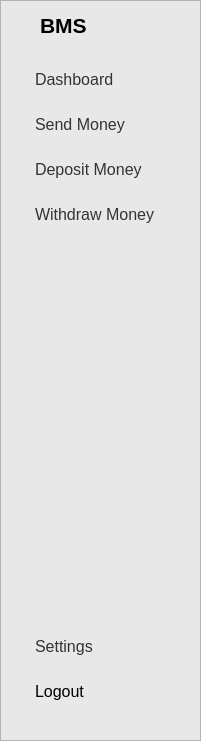
  <widget class="QFrame" name="frame">
   <property name="geometry">
    <rect>
     <x>0</x>
     <y>0</y>
     <width>201</width>
     <height>741</height>
    </rect>
   </property>
   <property name="styleSheet">
    <string notr="true">background-color: #E8E8E8;</string>
   </property>
   <property name="frameShape">
    <enum>QFrame::Shape::StyledPanel</enum>
   </property>
   <property name="frameShadow">
    <enum>QFrame::Shadow::Raised</enum>
   </property>
   <widget class="QWidget" name="layoutWidget">
    <property name="geometry">
     <rect>
      <x>20</x>
      <y>60</y>
      <width>159</width>
      <height>651</height>
     </rect>
    </property>
    <layout class="QVBoxLayout" name="verticalLayout">
     <item>
      <widget class="QPushButton" name="Dashboard_Button">
       <property name="styleSheet">
        <string notr="true">

QPushButton {
    background-color: transparent; 
    border-radius: 5px;
    padding: 10px 15px;
    font-size: 16px; 
    color: #333;
    text-align: left; 
}

QPushButton:hover {
    background-color: #e0e0e0; 
    border-color: #999;
}

QPushButton:pressed {
    background-color: #d0d0d0; 
    border-color: #666; 
}

QPushButton:focus {
	 background-color: #E6F2FF; 
    outline: none;
}</string>
       </property>
       <property name="text">
        <string>Dashboard</string>
       </property>
      </widget>
     </item>
     <item>
      <widget class="QPushButton" name="SendMoney_Button">
       <property name="styleSheet">
        <string notr="true">/* Styles for the buttons */

QPushButton {
    background-color: transparent; /* Light gray background */
    border-radius: 5px; /* Rounded corners */
    padding: 10px 15px; /* Padding inside the button */
    font-size: 16px; /* Font size */
    color: #333; /* Dark gray text */
    text-align: left; /* Align text to the left */
}

QPushButton:hover {
    background-color: #e0e0e0; /* Slightly darker gray on hover */
    border-color: #999; /* Slightly darker border on hover */
}

QPushButton:pressed {
    background-color: #d0d0d0; /* Even darker gray when pressed */
    border-color: #666; /* Darker border when pressed */
}

QPushButton:focus {
	background-color: #E6F2FF; 
    outline: none; /* Remove default focus outline */
}</string>
       </property>
       <property name="text">
        <string>Send Money</string>
       </property>
      </widget>
     </item>
     <item>
      <widget class="QPushButton" name="DepositMoney_Button">
       <property name="styleSheet">
        <string notr="true">/* Styles for the buttons */

QPushButton {
    background-color: transparent; /* Light gray background */
    border-radius: 5px; /* Rounded corners */
    padding: 10px 15px; /* Padding inside the button */
    font-size: 16px; /* Font size */
    color: #333; /* Dark gray text */
    text-align: left; /* Align text to the left */
}

QPushButton:hover {
    background-color: #e0e0e0; /* Slightly darker gray on hover */
    border-color: #999; /* Slightly darker border on hover */
}

QPushButton:pressed {
    background-color: #d0d0d0; /* Even darker gray when pressed */
    border-color: #666; /* Darker border when pressed */
}

QPushButton:focus {
	background-color: #E6F2FF; 
    outline: none; /* Remove default focus outline */
}</string>
       </property>
       <property name="text">
        <string>Deposit Money</string>
       </property>
      </widget>
     </item>
     <item>
      <widget class="QPushButton" name="WithdrawMoney_Button">
       <property name="styleSheet">
        <string notr="true">/* Styles for the buttons */

QPushButton {
    background-color: transparent; /* Light gray background */
    border-radius: 5px; /* Rounded corners */
    padding: 10px 15px; /* Padding inside the button */
    font-size: 16px; /* Font size */
    color: #333; /* Dark gray text */
    text-align: left; /* Align text to the left */
}

QPushButton:hover {
    background-color: #e0e0e0; /* Slightly darker gray on hover */
    border-color: #999; /* Slightly darker border on hover */
}

QPushButton:pressed {
    background-color: #d0d0d0; /* Even darker gray when pressed */
    border-color: #666; /* Darker border when pressed */
}

QPushButton:focus {
	background-color: #E6F2FF; 
    outline: none; /* Remove default focus outline */
}</string>
       </property>
       <property name="text">
        <string>Withdraw Money</string>
       </property>
      </widget>
     </item>
     <item>
      <spacer name="verticalSpacer">
       <property name="orientation">
        <enum>Qt::Orientation::Vertical</enum>
       </property>
       <property name="sizeHint" stdset="0">
        <size>
         <width>20</width>
         <height>40</height>
        </size>
       </property>
      </spacer>
     </item>
     <item>
      <widget class="QPushButton" name="Settings_Button">
       <property name="styleSheet">
        <string notr="true">/* Styles for the buttons */

QPushButton {
    background-color: transparent; /* Light gray background */
    border-radius: 5px; /* Rounded corners */
    padding: 10px 15px; /* Padding inside the button */
    font-size: 16px; /* Font size */
    color: #333; /* Dark gray text */
    text-align: left; /* Align text to the left */
}

QPushButton:hover {
    background-color: #e0e0e0; /* Slightly darker gray on hover */
    border-color: #999; /* Slightly darker border on hover */
}

QPushButton:pressed {
    background-color: #d0d0d0; /* Even darker gray when pressed */
    border-color: #666; /* Darker border when pressed */
}

QPushButton:focus {
	background-color: #E6F2FF; 
    outline: none; /* Remove default focus outline */
}</string>
       </property>
       <property name="text">
        <string>Settings</string>
       </property>
      </widget>
     </item>
     <item>
      <widget class="QPushButton" name="Logout_Button">
       <property name="styleSheet">
        <string notr="true">/* Styles for the buttons */

QPushButton {
    background-color: transparent; /* Light gray background */
    border-radius: 5px; /* Rounded corners */
    padding: 10px 15px; /* Padding inside the button */
    font-size: 16px; /* Font size */
    color: #000000; /* Dark gray text */
    text-align: left; /* Align text to the left */
	font: 16px&quot;Museo Sans 300&quot;;
}

QPushButton:hover { 
    background-color: #FFAAA6; /* Slightly darker gray on hover */
    border-color: #FF261A; /* Slightly darker border on hover */
}

QPushButton:pressed {
    background-color: #FF8781; /* Even darker gray when pressed */
    border-color: #FF261A; /* Darker border when pressed */
}

QPushButton:focus {
    outline: none; /* Remove default focus outline */
}
</string>
       </property>
       <property name="text">
        <string>Logout</string>
       </property>
      </widget>
     </item>
    </layout>
   </widget>
   <widget class="QLabel" name="label_2">
    <property name="geometry">
     <rect>
      <x>40</x>
      <y>10</y>
      <width>141</width>
      <height>31</height>
     </rect>
    </property>
    <property name="font">
     <font>
      <pointsize>16</pointsize>
      <bold>true</bold>
     </font>
    </property>
    <property name="styleSheet">
     <string notr="true">color: black;</string>
    </property>
    <property name="text">
     <string>BMS</string>
    </property>
   </widget>
  </widget>
